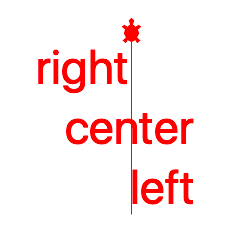

Generate this figure with Python:
# special symbols (emoji do not work)
from turtle import *

color('red')
shape('turtle')

alignement = ('left', 'center', 'right')

left(90)
for a in alignement:
    write(a, align=a, font=(None, 48))
    forward(60)

done()
